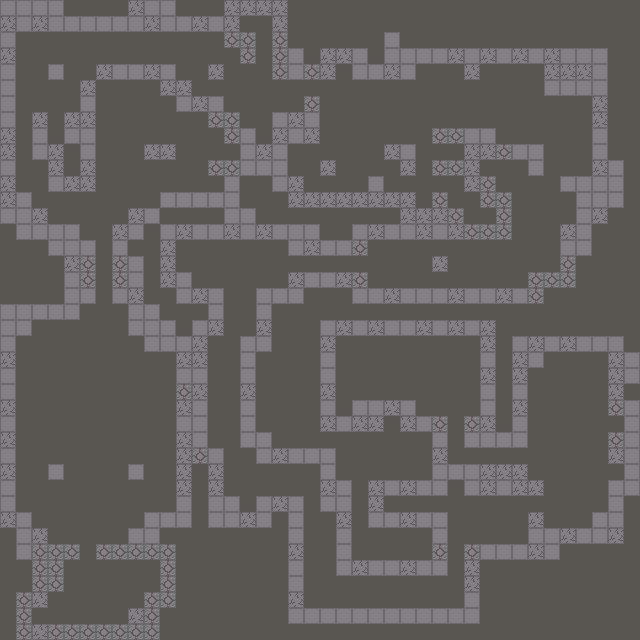

This game map was drawn from its Tiled (.tmx) file and the tilesets committed beside it. A one-line description and the trimmed map source follow:
An orthogonal 40x40 tile map with 16x16 px tiles, 1 tile layer (Tiles) and 141 objects (129x Entity, 6x Enitity, 5x Entityss).

<map version="1.10" tiledversion="1.11.2" orientation="orthogonal" renderorder="right-down" width="40" height="40" tilewidth="16" tileheight="16" infinite="0" nextlayerid="3" nextobjectid="390">
 <tileset firstgid="1" source="../tilesets/atlas.tsx" />
 <layer id="1" name="Tiles" width="40" height="40">
  <data>[1600 cells, 1600 non-empty, 4 distinct tile ids]</data>
 </layer>
 <objectgroup id="2" name="Entities">
  <object id="1" name="Player" type="Entity" x="384" y="368" width="16" height="16" />
  <object id="3" name="Door" type="Entity" gid="34" x="448" y="432" width="16" height="16" />
  <object id="6" name="Beanling" type="Entity" gid="20" x="416" y="272" width="16" height="16" />
  <object id="24" name="Beanling" type="Entity" gid="20" x="384" y="512" width="16" height="16" />
  <object id="25" name="Door" type="Entity" gid="34" x="448" y="560" width="16" height="16" />
  <object id="26" name="Beanling" type="Entity" gid="20" x="368" y="608" width="16" height="16" />
  <object id="27" name="Beanling" type="Entity" gid="20" x="304" y="512" width="16" height="16" />
  <object id="28" name="Beanling" type="Entity" gid="20" x="224" y="448" width="16" height="16" />
  <object id="29" name="Beanling" type="Entity" gid="20" x="304" y="272" width="16" height="16" />
  <object id="30" name="Door" type="Entity" gid="34" x="352" y="272" width="16" height="16" />
  <object id="32" name="Beanling" type="Entity" gid="20" x="480" y="272" width="16" height="16" />
  <object id="33" name="Beanling" type="Entity" gid="20" x="368" y="160" width="16" height="16" />
  <object id="37" name="Beanling" type="Entity" gid="20" x="96" y="256" width="16" height="16" />
  <object id="39" name="Door" type="Entity" gid="34" x="304" y="96" width="16" height="16" />
  <object id="42" name="Beanling" type="Entity" gid="20" x="512" y="144" width="16" height="16" />
  <object id="43" name="Beanling" type="Entity" gid="20" x="576" y="176" width="16" height="16" />
  <object id="47" name="Door" type="Entity" gid="34" x="96" y="288" width="16" height="16" />
  <object id="49" name="Door" type="Entity" gid="34" x="80" y="560" width="16" height="16" />
  <object id="52" name="Beanling" type="Entity" gid="20" x="32" y="176" width="16" height="16" />
  <object id="183" name="Spike" type="Entity" gid="65" x="16" y="352" width="16" height="16" />
  <object id="184" name="Spike" type="Entity" gid="65" x="16" y="368" width="16" height="16" />
  <object id="185" name="Spike" type="Entity" gid="65" x="16" y="384" width="16" height="16" />
  <object id="186" name="Spike" type="Entity" gid="65" x="16" y="400" width="16" height="16" />
  <object id="187" name="Spike" type="Entity" gid="65" x="16" y="416" width="16" height="16" />
  <object id="188" name="Spike" type="Entity" gid="65" x="16" y="432" width="16" height="16" />
  <object id="189" name="Spike" type="Entity" gid="65" x="16" y="448" width="16" height="16" />
  <object id="190" name="Spike" type="Entity" gid="65" x="16" y="464" width="16" height="16" />
  <object id="191" name="Spike" type="Entity" gid="65" x="16" y="480" width="16" height="16" />
  <object id="192" name="Spike" type="Entity" gid="65" x="16" y="496" width="16" height="16" />
  <object id="193" name="Spike " type="Entity" gid="65" x="16" y="512" width="16" height="16" />
  <object id="204" name="Spike " type="Entity" gid="65" x="128" y="528" width="16" height="16" />
  <object id="205" name="Spike " type="Entity" gid="65" x="112" y="544" width="16" height="16" />
  <object id="206" name="Spike " type="Entity" gid="65" x="48" y="544" width="16" height="16" />
  <object id="207" name="Spike " type="Entity" gid="65" x="64" y="544" width="16" height="16" />
  <object id="208" name="Spike " type="Entity" gid="65" x="32" y="528" width="16" height="16" />
  <object id="209" name="Spike" type="Entity" gid="65" x="32" y="336" width="16" height="16" />
  <object id="210" name="Spike" type="Entity" gid="65" x="48" y="336" width="16" height="16" />
  <object id="211" name="Spike" type="Entity" gid="65" x="128" y="352" width="16" height="16" />
  <object id="222" name="Spike" type="Entity" gid="65" x="160" y="384" width="16" height="16" />
  <object id="223" name="Spike" type="Entity" gid="65" x="160" y="400" width="16" height="16" />
  <object id="224" name="Spike" type="Entity" gid="65" x="160" y="416" width="16" height="16" />
  <object id="225" name="Spike" type="Entity" gid="65" x="160" y="432" width="16" height="16" />
  <object id="226" name="Spike" type="Entity" gid="65" x="160" y="448" width="16" height="16" />
  <object id="227" name="Spike" type="Entity" gid="65" x="160" y="464" width="16" height="16" />
  <object id="228" name="Spike" type="Entity" gid="65" x="160" y="480" width="16" height="16" />
  <object id="229" name="Spike" type="Entity" gid="65" x="160" y="496" width="16" height="16" />
  <object id="230" name="Spike " type="Entity" gid="65" x="144" y="512" width="16" height="16" />
  <object id="233" name="Spike" type="Entity" gid="65" x="48" y="208" width="17.5" height="17.5" />
  <object id="234" name="Spike" type="Entity" gid="65" x="48" y="225.5" width="17.5" height="17.5" />
  <object id="235" name="Spike" type="Entity" gid="65" x="112" y="176" width="16" height="16" />
  <object id="236" name="Spike" type="Entity" gid="65" x="96" y="176" width="16" height="16" />
  <object id="237" name="Spike" type="Entity" gid="65" x="480" y="528" width="16" height="16" />
  <object id="238" name="Spike" type="Entity" gid="65" x="480" y="512" width="16" height="16" />
  <object id="240" name="Spike" type="Entity" gid="65" x="480" y="544" width="16" height="16" />
  <object id="241" name="Spike" type="Entity" gid="65" x="240" y="320" width="16" height="16" />
  <object id="242" name="Spike" type="Entity" gid="65" x="240" y="336" width="16" height="16" />
  <object id="243" name="Spike" type="Entity" gid="65" x="512" y="192" width="16" height="16" />
  <object id="244" name="Spike" type="Entity" gid="65" x="512" y="208" width="16" height="16" />
  <object id="245" name="Spike" type="Entity" gid="65" x="336" y="80" width="16" height="16" />
  <object id="246" name="Spike" type="Entity" gid="65" x="336" y="96" width="16" height="16" />
  <object id="247" name="Spike" type="Entity" gid="65" x="160" y="48" width="16" height="16" />
  <object id="248" name="Spike" type="Entity" gid="65" x="160" y="64" width="16" height="16" />
  <object id="249" name="Spike" type="Entity" gid="65" x="48" y="128" width="16" height="16" />
  <object id="250" name="Spike" type="Entity" gid="65" x="48" y="144" width="16" height="16" />
  <object id="287" name="Spike" type="Entity" gid="65" x="160" y="512" width="16" height="16" />
  <object id="288" name="Spike" type="Entity" gid="65" x="160" y="368" width="16" height="16" />
  <object id="289" name="Spike" type="Entity" gid="65" x="144" y="368" width="16" height="16" />
  <object id="290" name="Spike" type="Entity" gid="65" x="64" y="336" width="16" height="16" />
  <object id="292" name="Spike" type="Entity" gid="65" x="112" y="320" width="16" height="16" />
  <object id="293" name="Spike" type="Entity" gid="65" x="80" y="320" width="16" height="16" />
  <object id="294" name="Spike" type="Entity" gid="65" x="96" y="544" width="16" height="16" />
  <object id="298" name="Health" type="Entityss" gid="147" x="480" y="176" width="16" height="16" />
  <object id="300" name="Spike" type="Entity" gid="65" x="336" y="112" width="16" height="16" />
  <object id="301" name="Spike" type="Entity" gid="65" x="336" y="128" width="16" height="16" />
  <object id="302" name="Spike" type="Entity" gid="65" x="336" y="144" width="16" height="16" />
  <object id="304" name="Spike" type="Entity" gid="65" x="384" y="96" width="16" height="16" />
  </objectgroup>
</map>
<!-- 65 of 141 objects omitted -->
